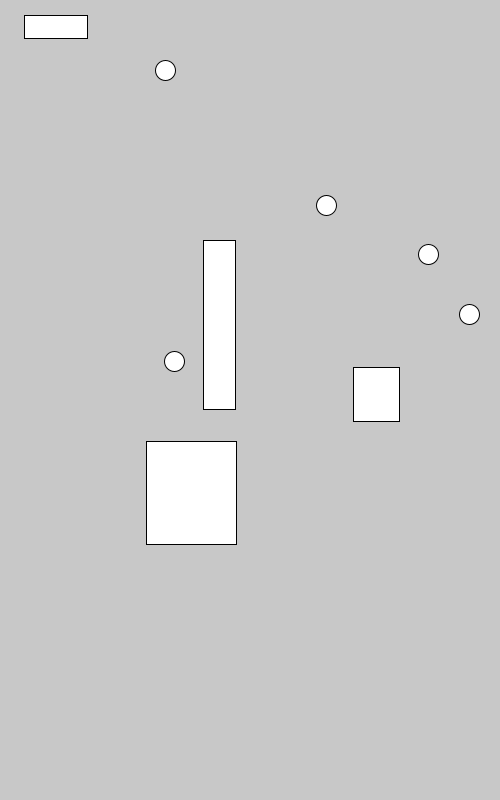
Frame 1 (no input)
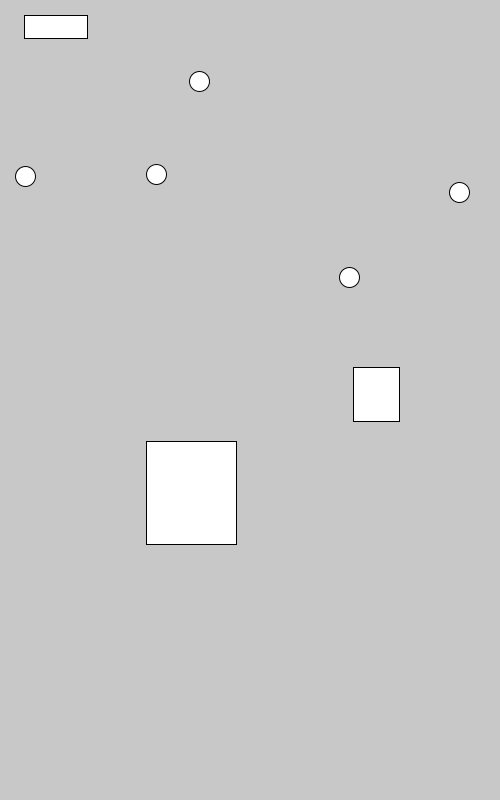
Frame 60 (the mouse pressed at the canvas centre just before this capture)
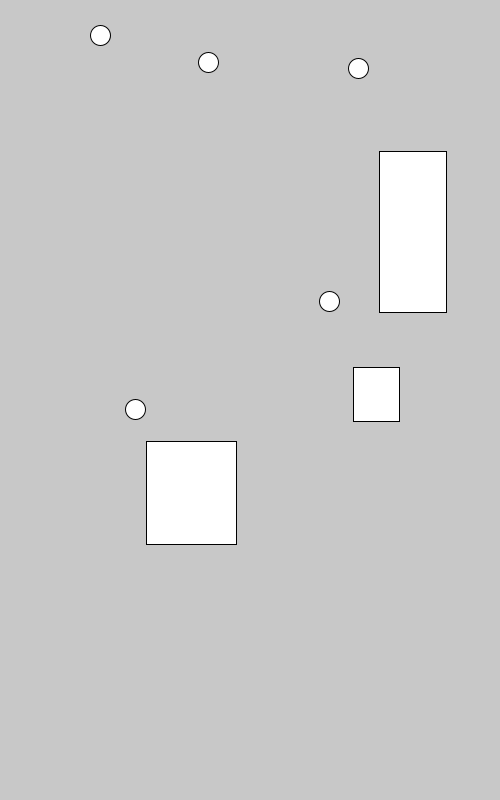
Frame 120 (the mouse held since frame 60 and released just before this capture)

The Processing sketch that drew these frames (run headless with seeded random() and noise(); from frame 60 on, the mouse is pressed at the canvas centre):

// Processing sketch: manyCircles_manyButtons
// ── manyCircles_manyButtons.pde
int numCircles = 5;
float[] circleX = new float[numCircles];
float[] circleY = new float[numCircles];
float[] circleXSpeed = new float[numCircles];
float[] circleYSpeed = new float[numCircles];
float circleDiameter = 20;
float circleRadius = circleDiameter/2;
float maxSpeed = 4;

int numBoxes = 5;
int[] boxX = new int[numBoxes];
int[] boxY = new int[numBoxes];
int[] boxW = new int[numBoxes];
int[] boxH = new int[numBoxes];
boolean[] foundBox = new boolean[numBoxes];
int boxWMin = int(circleDiameter);
int boxHMin = int(circleDiameter);
int boxWMax = 200;
int boxHMax = 200;

void setup() {
  size(500, 800);
  //fill starting positions and speeds randomly
  for(int i = 0; i<numCircles; i++) {
    circleX[i] = random(width);
    circleY[i] = random(height);
    circleXSpeed[i] = random(-maxSpeed, maxSpeed);
    circleYSpeed[i] = random(-maxSpeed, maxSpeed);
  }
  
  for(int i = 0; i<numBoxes; i++) {
    boxX[i] = int(random(width));
    boxY[i] = int(random(width));
    boxW[i] = int(random(boxWMin, boxWMax));
    boxH[i] = int(random(boxHMin, boxHMax));
    foundBox[i] = true;
  }
}
void draw() {
   background(200);
  for(int i = 0; i<numCircles; i++) {
    circleX[i] += circleXSpeed[i];
    circleY[i] += circleYSpeed[i];
    ellipse(circleX[i], circleY[i], circleDiameter, circleDiameter);
    
    //hit detection
    if (circleX[i] > width - circleRadius) {
      circleXSpeed[i] *= -1;
      circleX[i] = width - circleRadius;
    }
    if (circleY[i] > height - circleRadius) {
      circleYSpeed[i] *= -1;
      circleY[i] = height - circleRadius;
    }
    if (circleX[i] < circleRadius) {
      circleXSpeed[i] *= -1;
      circleX[i] = circleRadius;
    }
    if (circleY[i] < circleRadius) {
      circleYSpeed[i] *= -1;
      circleY[i] = circleRadius;
    }
    
    // ——————————— // ——————————— // ———————————  box hit detection
    for (int boxIter = 0; boxIter<numBoxes; boxIter++) {
      // Sides:
      if ((circleY[i] > boxY[boxIter]) && (circleY[i] < boxY[boxIter] + boxH[boxIter])) {
        // Left Side
        if ((circleX[i] > boxX[boxIter] - circleRadius) && (circleX[i] < boxX[boxIter] + boxW[boxIter])){
          circleX[i] = boxX[boxIter] - circleRadius;
          circleXSpeed[i] *= -1;
          foundBox[boxIter] = !foundBox[boxIter];
        }else if ((circleX[i] < boxX[boxIter] + boxW[boxIter] + circleRadius) && (circleX[i] > boxX[boxIter])){
          // right side
          circleX[i] = boxX[boxIter] + circleRadius + boxW[boxIter];
          circleXSpeed[i] *= -1;
          foundBox[boxIter] = !foundBox[boxIter];
        }
      }else if ((circleX[i] > boxX[boxIter]) && (circleX[i] < boxX[boxIter] + boxW[boxIter])) {
        // Top
        if ((circleY[i] > boxY[boxIter] - circleRadius) && (circleY[i] < boxY[boxIter] + boxH[boxIter])){
          circleY[i] = boxY[boxIter] - circleRadius;
          circleYSpeed[i] *= -1;
          foundBox[boxIter] = !foundBox[boxIter];
        }else if ((circleY[i] < boxY[boxIter] + boxH[boxIter] + circleRadius) && (circleY[i] > boxY[boxIter])){
          //bottom
          circleY[i] = boxY[boxIter] + circleRadius + boxH[boxIter];
          circleYSpeed[i] *= -1;
          foundBox[boxIter] = !foundBox[boxIter];
        }
      }
    }
  }
  for (int i = 0; i < numBoxes; i++) {
    if (foundBox[i] == true) {
      rect(boxX[i], boxY[i], boxW[i], boxH[i]);
    }
  }
}

void mousePressed() {
  for (int i = 0; i < numBoxes; i++) {
    if ((mouseX > boxX[i]) && (mouseX < boxX[i] + boxW[i]) && (mouseY > boxY[i]) && (mouseY < boxY[i] + boxH[i])) {
      foundBox[i] = !foundBox[i];
    } 
  }
}
